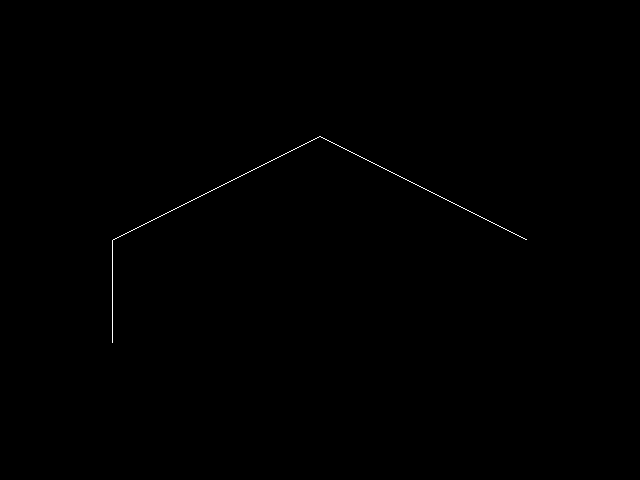

Python code for this plot:
#!/usr/bin/env python

# Construct a tree from a directed graph using AddChild, convert it to a
# vtkTree, and display it with a tree layout.

# Factory overrides: importing these modules registers the OpenGL rendering
# and interaction style implementations for vtkRenderingCore factory classes.
import vtkmodules.vtkInteractionStyle  # noqa: F401
import vtkmodules.vtkRenderingOpenGL2  # noqa: F401

# VTK pipeline classes used in this example
from vtkmodules.vtkCommonDataModel import (
    vtkMutableDirectedGraph,
    vtkTree,
)
from vtkmodules.vtkFiltersSources import vtkGraphToPolyData
from vtkmodules.vtkInfovisLayout import (
    vtkGraphLayout,
    vtkTreeLayoutStrategy,
)
from vtkmodules.vtkRenderingCore import (
    vtkActor,
    vtkPolyDataMapper,
    vtkRenderWindow,
    vtkRenderWindowInteractor,
    vtkRenderer,
)

# Graph: build a tree using AddChild (root → two children, one grandchild)
graph = vtkMutableDirectedGraph()
v1 = graph.AddVertex()
v2 = graph.AddChild(v1)
graph.AddChild(v1)
graph.AddChild(v2)

# Tree: convert the directed graph to a vtkTree
tree = vtkTree()
success = tree.CheckedShallowCopy(graph)
print("Valid tree?", success)

# Filter: layout the tree with a hierarchical tree strategy
tree_layout_strategy = vtkTreeLayoutStrategy()
graph_layout = vtkGraphLayout()
graph_layout.SetInputData(tree)
graph_layout.SetLayoutStrategy(tree_layout_strategy)

# Filter: convert graph to polydata for rendering
graph_to_polydata = vtkGraphToPolyData()
graph_to_polydata.SetInputConnection(graph_layout.GetOutputPort())

# Mapper: map edge lines to graphics primitives
edge_mapper = vtkPolyDataMapper()
edge_mapper.SetInputConnection(graph_to_polydata.GetOutputPort())
edge_mapper.ScalarVisibilityOff()

# Actor: assign the edge geometry
edge_actor = vtkActor()
edge_actor.SetMapper(edge_mapper)

# Renderer: assemble the scene
renderer = vtkRenderer()
renderer.AddActor(edge_actor)

# Render window: display the rendered scene
render_window = vtkRenderWindow()
render_window.AddRenderer(renderer)
render_window.SetWindowName("construct tree")
render_window.SetMultiSamples(0)
render_window.SetSize(640, 480)

# Interactor: handle mouse and keyboard events
render_window_interactor = vtkRenderWindowInteractor()
render_window_interactor.SetRenderWindow(render_window)

# Scene: reset camera
renderer.ResetCamera()

# Start: launch the interactive visualization
render_window_interactor.Initialize()
render_window_interactor.Start()
